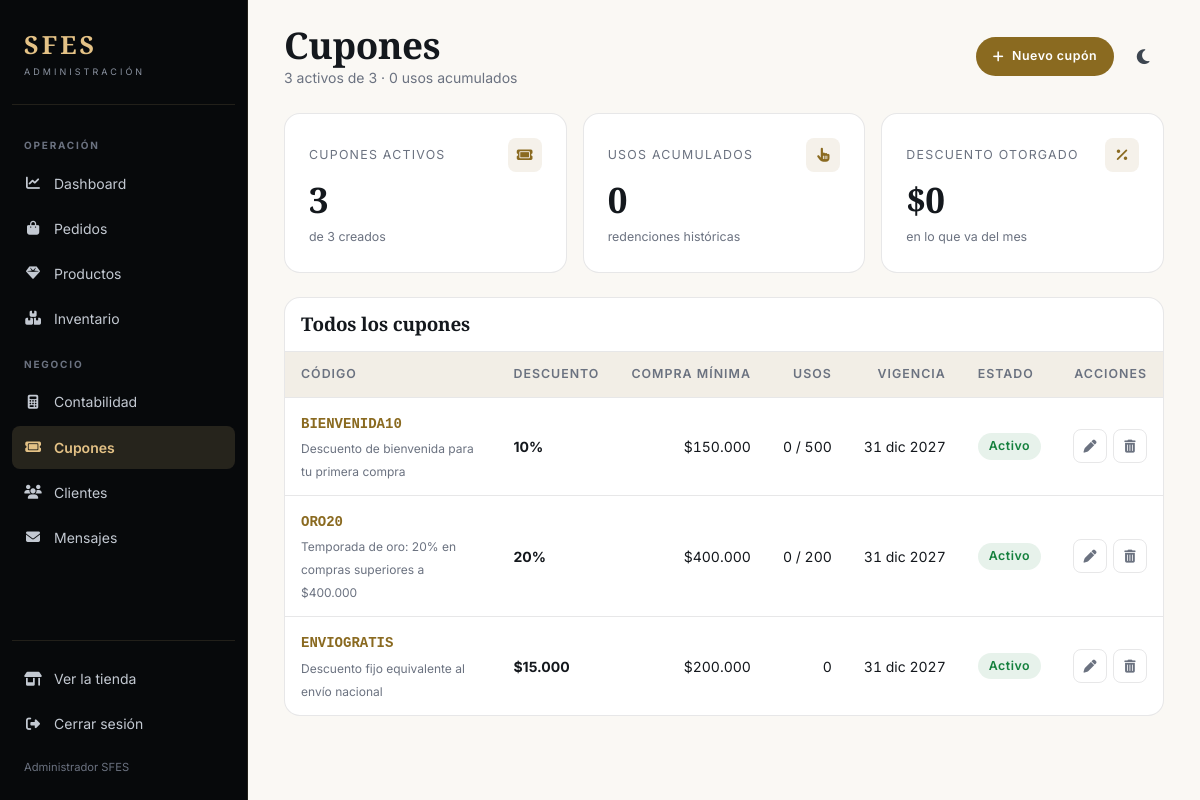
The app's page /admin/cupones (signed in) with its own data.
### tables this page shows
CREATE TABLE IF NOT EXISTS cupones (
    id            INT AUTO_INCREMENT PRIMARY KEY,
    codigo        VARCHAR(40) NOT NULL UNIQUE,
    descripcion   VARCHAR(160) NULL,
    tipo          ENUM('porcentaje','fijo') NOT NULL DEFAULT 'porcentaje',
    valor         DECIMAL(10,2) NOT NULL,
    minimo_compra DECIMAL(10,2) NOT NULL DEFAULT 0,
    usos_maximos  INT NULL,
    usos_actuales INT NOT NULL DEFAULT 0,
    inicia_en     DATE NULL,
    vence_en      DATE NULL,
    activo        TINYINT(1) NOT NULL DEFAULT 1,
    creado_en     DATETIME NOT NULL DEFAULT CURRENT_TIMESTAMP,
    INDEX idx_activo (activo)
);

### app/Views/admin/cupones.php (the view, shortened to what the rows shown need)
<div class="admin-topbar">
    <div style="display:flex;align-items:center;gap:12px">
        <div>
            <h1>Cupones</h1>
            <p><?= (int) $resumen['activos'] ?> activos de <?= (int) $resumen['total'] ?> · <?= (int) $resumen['usos'] ?> usos acumulados</p>
        </div>
    </div>
    <div class="admin-topbar__acciones">
        <button class="btn btn-primario btn-sm" type="button" id="btn-nuevo-cupon">
            <i class="fa-solid fa-plus"></i> Nuevo cupón
        </button>
        <button class="icono-btn" id="btn-tema-admin" type="button" aria-label="Cambiar tema"><i class="fa-solid fa-moon"></i></button>
    </div>
</div>
<section class="kpis">
    <div class="kpi">
        <div class="kpi__top"><span class="kpi__etiqueta">Cupones activos</span><span class="kpi__icono"><i class="fa-solid fa-ticket"></i></span></div>
        <span class="kpi__valor"><?= (int) $resumen['activos'] ?></span>
        <div class="kpi__pie"><span>de <?= (int) $resumen['total'] ?> creados</span></div>
    </div>
    <div class="kpi">
        <div class="kpi__top"><span class="kpi__etiqueta">Usos acumulados</span><span class="kpi__icono"><i class="fa-solid fa-hand-pointer"></i></span></div>
        <span class="kpi__valor"><?= (int) $resumen['usos'] ?></span>
        <div class="kpi__pie"><span>redenciones históricas</span></div>
    </div>
    <div class="kpi">
        <div class="kpi__top"><span class="kpi__etiqueta">Descuento otorgado</span><span class="kpi__icono"><i class="fa-solid fa-percent"></i></span></div>
        <span class="kpi__valor"><?= moneda($resumen['descuento']) ?></span>
        <div class="kpi__pie"><span>en lo que va del mes</span></div>
    </div>
</section>
<div class="tabla-envoltura">
    <div class="tabla-envoltura__cabecera">
        <h2>Todos los cupones</h2>
    </div>
    <?php if (empty($cupones)): ?>
        <div class="tabla-vacia">
            <i class="fa-solid fa-ticket"></i>
            <p>Todavía no has creado cupones.</p>
        </div>
    <?php else: ?>
        <div class="tabla-scroll">
            <table class="datos">
                <thead>
                    <tr>
                        <th>Código</th><th>Descuento</th><th class="num">Compra mínima</th>
                        <th class="num">Usos</th><th class="num">Vigencia</th><th>Estado</th><th class="num">Acciones</th>
                    </tr>
                </thead>
                <tbody>
                    <?php foreach ($cupones as $c): ?>
                        <?php
                        $vencido = !empty($c['vence_en']) && $c['vence_en'] < date('Y-m-d');
                        $agotado = $c['usos_maximos'] !== null && (int) $c['usos_actuales'] >= (int) $c['usos_maximos'];
                        ?>
                        <tr>
                            <td>
                                <strong class="pedido-fila__id"><?= e($c['codigo']) ?></strong>
                                <?php if (!empty($c['descripcion'])): ?>
                                    <br><span class="texto-tenue" style="font-size:.75rem"><?= e(recortar($c['descripcion'], 60)) ?></span>
                                <?php endif; ?>
                            </td>
                            <td>
                                <strong><?= $c['tipo'] === 'porcentaje'
                                    ? number_format((float) $c['valor'], 0) . '%'
                                    : moneda($c['valor']) ?></strong>
                            </td>
                            <td class="num"><?= (float) $c['minimo_compra'] > 0 ? moneda($c['minimo_compra']) : '—' ?></td>
                            <td class="num">
                                <?= (int) $c['usos_actuales'] ?><?= $c['usos_maximos'] !== null ? ' / ' . (int) $c['usos_maximos'] : '' ?>
                            </td>
                            <td class="num"><?= !empty($c['vence_en']) ? fecha_corta($c['vence_en']) : 'Sin fecha' ?></td>
                            <td>
                                <?php if ((int) $c['activo'] !== 1): ?>
                                    <span class="badge badge-neutro">Desactivado</span>
                                <?php elseif ($vencido): ?>
                                    <span class="badge badge-error">Vencido</span>
                                <?php elseif ($agotado): ?>
                                    <span class="badge badge-aviso">Agotado</span>
                                <?php else: ?>
                                    <span class="badge badge-exito">Activo</span>
                                <?php endif; ?>
                            </td>
                            <td>
                                <div class="acciones">
                                    <button class="icono-accion" type="button" title="Editar"
                                            data-editar-cupon='<?= e(json_encode([
                                                'id' => (int) $c['id'],
                                                'codigo' => $c['codigo'],
                                                'descripcion' => $c['descripcion'],
                                                'tipo' => $c['tipo'],
                                                'valor' => (float) $c['valor'],
                                                'minimo_compra' => (float) $c['minimo_compra'],
                                                'usos_maximos' => $c['usos_maximos'],
                                                'inicia_en' => $c['inicia_en'],
                                                'vence_en' => $c['vence_en'],
                                                'activo' => (int) $c['activo'],
                                            ], JSON_UNESCAPED_UNICODE)) ?>'>
                                        <i class="fa-solid fa-pen"></i>
                                    </button>
                                    <form method="post" action="<?= BASE_URL ?>admin/cupones/eliminar"
                                          onsubmit="return confirm('¿Eliminar el cupón <?= e($c['codigo']) ?>?')">
                                        <button class="icono-accion peligro" type="submit" title="Eliminar">
                                            <i class="fa-solid fa-trash-can"></i>
                                        </button>
                                    </form>
                                </div>
                            </td>
                        </tr>
                    <?php endforeach; ?>
                </tbody>
            </table>
        </div>
    <?php endif; ?>
</div>

### app/Core/Router.php (shortened to what the rows shown need)
<?php
class Router
{
    private array $rutas = ['GET' => [], 'POST' => []];
    public function get(string $ruta, string $controlador, string $metodo): void
    {
        $this->rutas['GET'][$this->normalizar($ruta)] = [$controlador, $metodo];
    }
    public function post(string $ruta, string $controlador, string $metodo): void
    {
        $this->rutas['POST'][$this->normalizar($ruta)] = [$controlador, $metodo];
    }
    private function normalizar(string $ruta): string
    {
        $ruta = '/' . trim($ruta, '/');
        return $ruta === '/' ? '/' : $ruta;
    }
    public function despachar(string $uriSolicitada, string $metodoHttp): void
    {
        $uri    = $this->normalizar((string) parse_url($uriSolicitada, PHP_URL_PATH));
        $metodo = strtoupper($metodoHttp);
        foreach ($this->rutas[$metodo] ?? [] as $patron => $accion) {
            $parametros = $this->coincide($patron, $uri);
            if ($parametros === null) {
                continue;
            }
            [$controlador, $accionMetodo] = $accion;
            $instancia = new $controlador();
            call_user_func_array([$instancia, $accionMetodo], $parametros);
            return;
        }
    }
    private function coincide(string $patron, string $uri): ?array
    {
        if (!str_contains($patron, '{')) {
            return $patron === $uri ? [] : null;
        }
        return null;
    }
}

### records on screen
cupones: id "3", usos_actuales "0", usos_actuales "$0", codigo "ENVIOGRATIS", descripcion "Descuento fijo equivalente al envío nacional", valor "$15.000", minimo_compra "$200.000", vence_en "31 dic 2027", activo "Activo"
cupones: codigo "BIENVENIDA10", descripcion "Descuento de bienvenida para tu primera compra", valor "10", minimo_compra "$150.000", usos_actuales "0", usos_maximos "500", vence_en "31 dic 2027", activo "Activo"
cupones: codigo "ORO20", descripcion "Temporada de oro: 20% en compras superiores a $400.000", valor "20", minimo_compra "$400.000", usos_actuales "0", usos_maximos "200", vence_en "31 dic 2027", activo "Activo"

### other values on screen
$grupo "OPERACIÓN"
$texto "Dashboard"
$texto "Pedidos"
$texto "Productos"
$texto "Inventario"
$grupo "NEGOCIO"
$texto "Contabilidad"
$texto "Cupones"
$texto "Clientes"
$texto "Mensajes"
